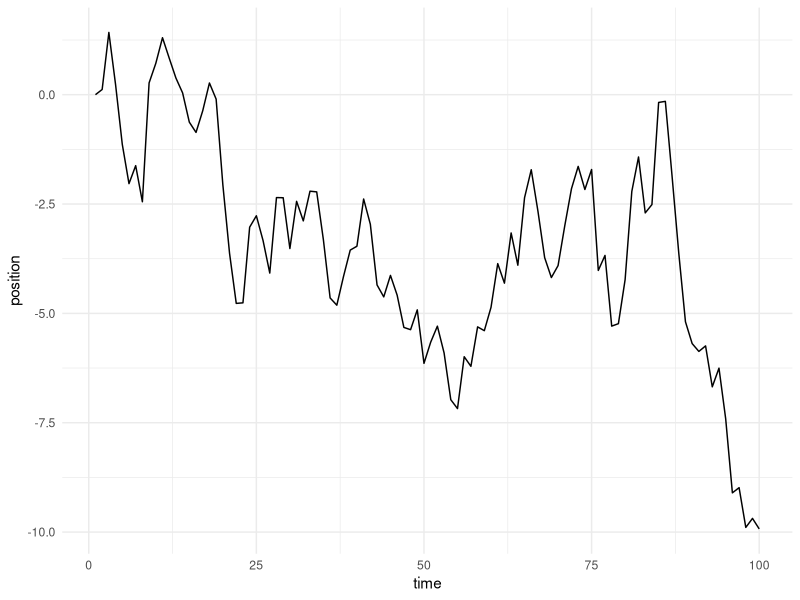
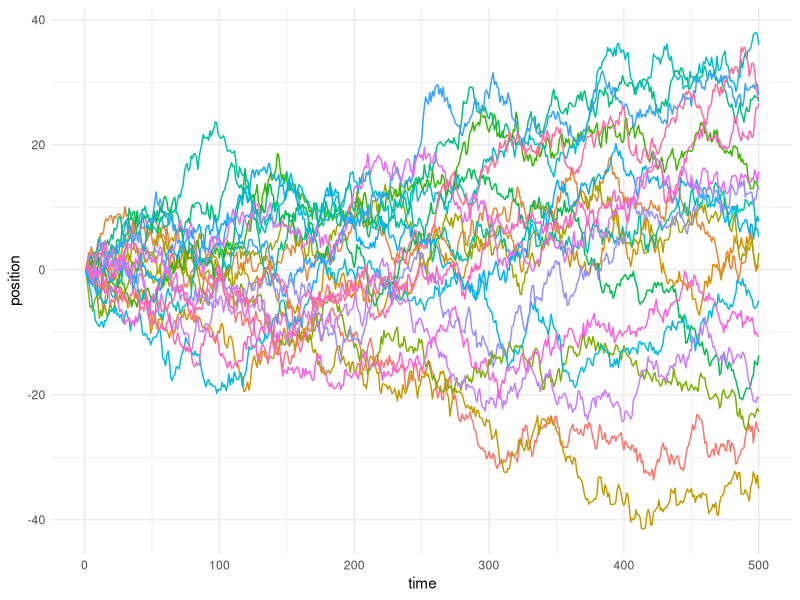

Here is the R script that generated these plots, in order:
## ---- chunk 1
knitr::opts_chunk$set(echo = T, message = F, warning = F)
suppressPackageStartupMessages(library(tidyverse))
## ---- chunk 2
## library(purrr)
## library(magrittr)
## library(ggplot2)

randomly_walk <- function(.ix = c(), n_steps = 100) {
  results <- numeric(n_steps)
  for (i in 1:(n_steps-1)) {
    results[i + 1] <- results[i] + rnorm(1, 0, 1)
  }
  
  return(results)
}

(
  random_walk <- randomly_walk() %>%
    tibble(position = .)
)
## ---- chunk 3
random_walk %>%
  rownames_to_column(var = 'time') %>%
  mutate(time = time %>% as.numeric()) %>%
  ggplot(aes(time, position)) +
  geom_line() +
  theme_minimal()
## ---- chunk 4
n_steps <- 500
n_chains <- 20
twenty_walks <- map(1:n_chains, randomly_walk, n_steps) %>%
  tibble(position = .) %>%
  unnest(cols = c(position)) %>%
  mutate(time = rep(1:n_steps, n_chains),
         walk = map(1:n_chains, rep, n_steps) %>% unlist() %>% as.factor())

twenty_walks %>%
  ggplot(aes(time, position, color = walk)) +
  geom_line() +
  theme_minimal() + 
  theme(legend.position = 'none')
## ---- chunk 5
run_rwmh <- function(n_iters = 1000, island_populations = 1:4) {
  locations <- numeric(n_iters)
  
  ## randomly choose an island to start on
  locations[1] <- sample(island_populations, 1)

  for (i in 1:n_iters) {
    
    ## propose a new island to go to
    proposal_island <- sample(setdiff(island_populations, locations[i]), 1) 
    
    ## if that island has more people, always go
    if (proposal_island > locations[i]) {
      locations[i + 1] <- proposal_island
    } else {
      ## if it has fewer people, flip a coin with probability
      ##   proportional to the ratio of the populations to
      ##   decide whether to go or stay
      acceptance_probability <- proposal_island / locations[i]
      locations[i + 1] <- 
        sample(
          c(proposal_island, locations[i]), 1, 
          prob = c(acceptance_probability, 1 - acceptance_probability)
        )
    }
  }
  return(locations)
}
## ---- chunk 6
run_rwmh(n_iters = 10) %>%
  tibble(island = .) %>%
  group_by(island) %>%
  summarize(days_spent = n(), .groups = 'drop') %>%
  mutate(day_proportion = days_spent / sum(days_spent))
## ---- chunk 7
some_islands <- run_rwmh(n_iters = 10000) %>%
  tibble(island = .) %>%
  group_by(island) %>%
  summarize(days_spent = n(), .groups = 'drop') %>%
  mutate(day_proportion = days_spent / sum(days_spent),
         error_margin = day_proportion - island / sum(island))

mean_error_margin <- mean(some_islands$error_margin)
sd_error_margin <- sd(some_islands$error_margin)
some_islands
## ---- chunk 8
more_islands <- run_rwmh(n_iters = 10000, island_populations = 1:100) %>%
  tibble(island = .) %>%
  group_by(island) %>%
  summarize(days_spent = n(), .groups = 'drop') %>%
  mutate(day_proportion = days_spent / sum(days_spent),
         error_margin = day_proportion - island / sum(island))

mean_error_margin <- mean(more_islands$error_margin)
sd_error_margin <- sd(more_islands$error_margin)
more_islands
